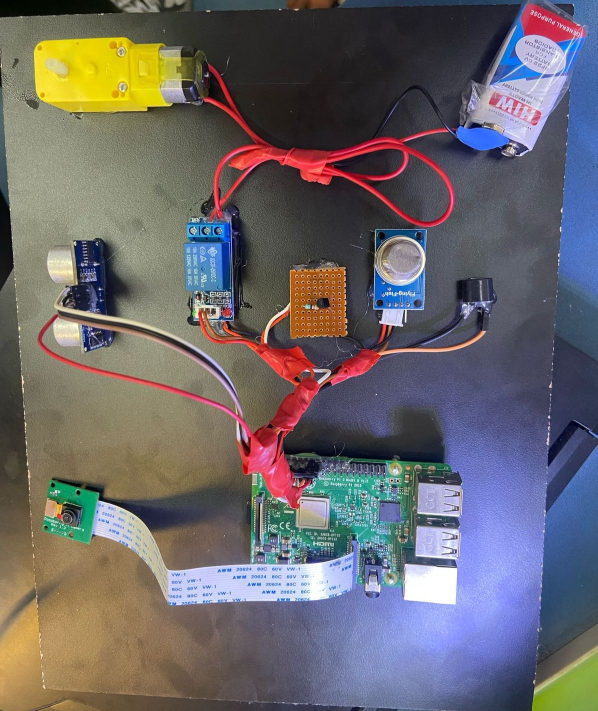
#> input picture Autonomous_IOT.jpeg, 1195 x 1422 px, given in place of the camera (shown at 1/2 size)
$ python san2.py
#> lines starting #> are read from the running program, lines starting #| are printed output that depends on the picture; after the words box and inside, x2 and y2 are one past the last pixel; in counts of white or black regions, pixels touching at a corner belong together
import cv2
import RPi.GPIO as GPIO
import numpy as np
import time

# GPIO Pins Configuration
TRIG       = 23   # Ultrasonic Trigger Pin
ECHO       = 24   # Ultrasonic Echo Pin
RELAY      = 17   # Relay Control Pin
BUZZER     = 27   # Buzzer Pin
GAS_SENSOR = 22   # Gas Sensor Pin (MQ-3)

# GPIO Setup
GPIO.setmode(GPIO.BCM)
GPIO.setup(TRIG,       GPIO.OUT)
GPIO.setup(ECHO,       GPIO.IN)
GPIO.setup(RELAY,      GPIO.OUT)
GPIO.setup(BUZZER,     GPIO.OUT)
GPIO.setup(GAS_SENSOR, GPIO.IN)   # Gas Sensor as Input

# Default State
GPIO.output(RELAY,  GPIO.HIGH)    # Relay ON initially
GPIO.output(BUZZER, GPIO.LOW)     # Buzzer OFF initially

def get_distance():
    """Measure distance using Ultrasonic Sensor"""
    GPIO.output(TRIG, True)
    time.sleep(0.00001)            # 10us pulse
    GPIO.output(TRIG, False)

    timeout    = time.time() + 1   # 1-second timeout
    start_time = None
    end_time   = None

    while GPIO.input(ECHO) == 0:
        if time.time() > timeout:
            return 999             # Timeout error
        start_time = time.time()

    timeout = time.time() + 1
    while GPIO.input(ECHO) == 1:
        if time.time() > timeout:
            return 999             # Timeout error
        end_time = time.time()
#> further down, img is the input picture: shape (1422, 1195, 3); mean B, G, R 106.1, 103, 106.9

    if start_time is None or end_time is None:
        return 999                 # Handle case where no valid reading is received

    elapsed_time = end_time - start_time
    distance     = (elapsed_time * 34300) / 2   # Convert to cm
    return round(distance, 2)

def detect_color(img):
    """Detect Red and White Colors in Camera Feed"""
    hsv = cv2.cvtColor(img, cv2.COLOR_BGR2HSV)
#> hsv: shape (1422, 1195, 3); mean H, S, V 78.9, 81.3, 129.6

    # Define Red Color Range
    lower_red1 = np.array([0,   120,  70])
    upper_red1 = np.array([10,  255, 255])
    lower_red2 = np.array([170, 120,  70])
    upper_red2 = np.array([180, 255, 255])

    # Define White Color Range
    lower_white = np.array([0,   0, 200])
    upper_white = np.array([180, 30, 255])

    # Create Color Masks
    mask_red1  = cv2.inRange(hsv, lower_red1, upper_red1)
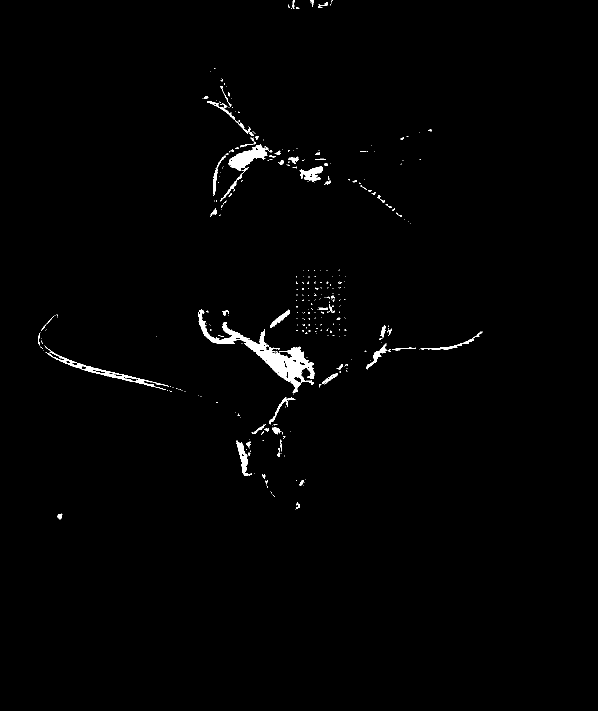
#> mask_red1: shape (1422, 1195) (shown at 1/2 size); 1.1% white; 359 white regions (296 under 20 px), largest, box (x1, y1, x2, y2) and area: (397, 619, 630, 786) 6812, (457, 289, 537, 341) 1832, (89, 691, 338, 780) 1603
    mask_red2  = cv2.inRange(hsv, lower_red2, upper_red2)
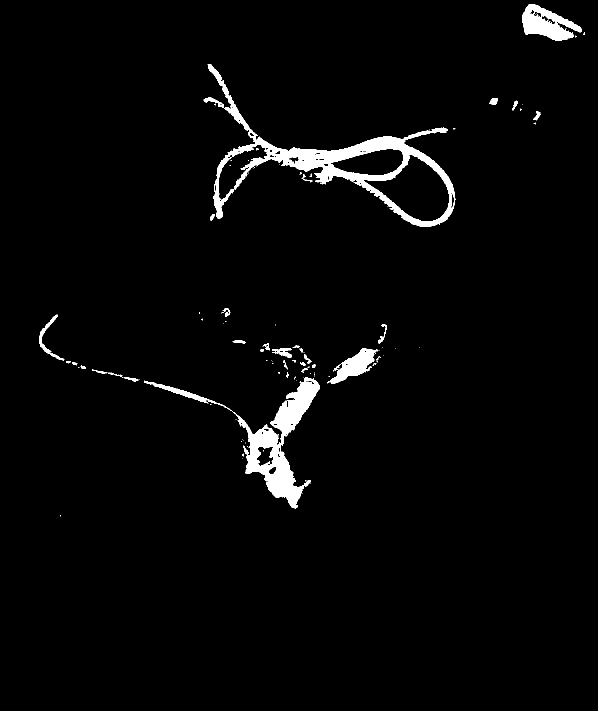
#> mask_red2: shape (1422, 1195) (shown at 1/2 size); 2.7% white; 123 white regions (86 under 20 px), largest, box (x1, y1, x2, y2) and area: (406, 128, 911, 454) 20898, (288, 761, 621, 1017) 9733, (540, 755, 640, 892) 4962
    mask_red   = mask_red1 + mask_red2
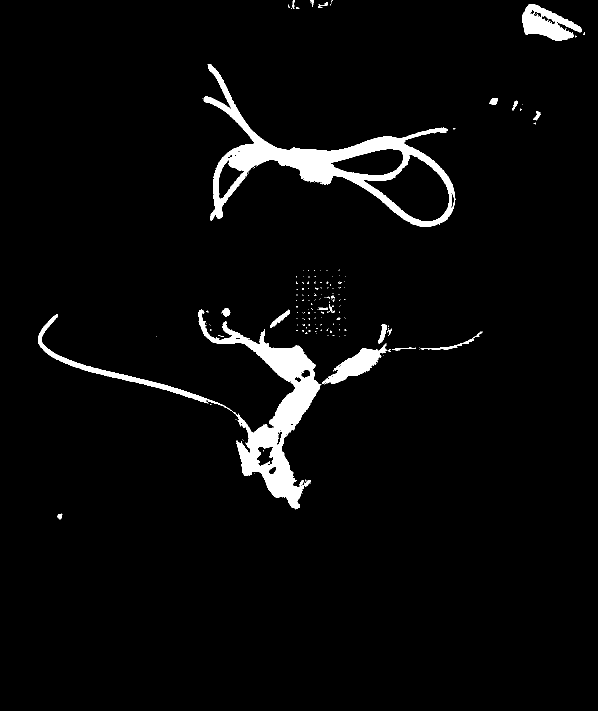
#> mask_red: shape (1422, 1195) (shown at 1/2 size); 3.8% white; 197 white regions (174 under 20 px), largest, box (x1, y1, x2, y2) and area: (76, 619, 643, 1018) 27333, (406, 128, 911, 454) 26203, (1044, 9, 1164, 82) 4629
    mask_white = cv2.inRange(hsv, lower_white, upper_white)
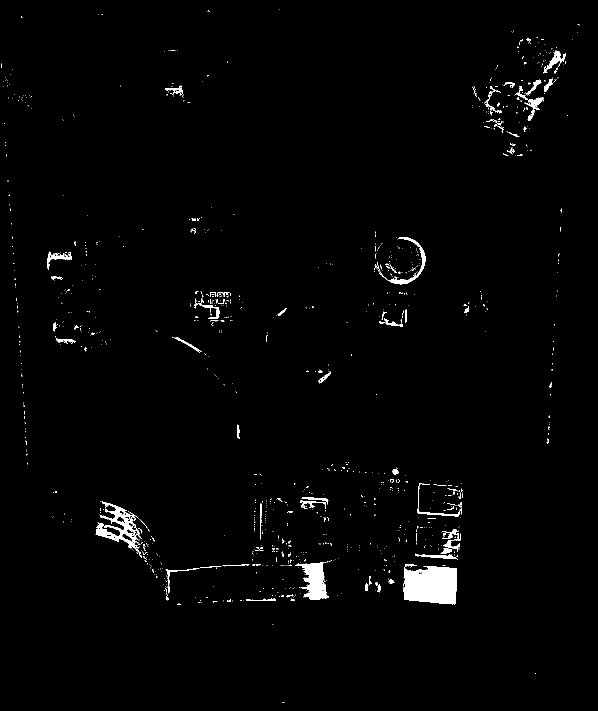
#> mask_white: shape (1422, 1195) (shown at 1/2 size); 1.5% white; 1103 white regions (1017 under 20 px), largest, box (x1, y1, x2, y2) and area: (808, 1132, 914, 1209) 6976, (191, 1003, 284, 1115) 2790, (590, 1125, 658, 1200) 2663

    red_pixels   = cv2.countNonZero(mask_red)
#> red_pixels = 64712
    white_pixels = cv2.countNonZero(mask_white)
#> white_pixels = 25078

    is_red_detected   = red_pixels   > 500
#> is_red_detected = True
    is_white_detected = white_pixels > 500
#> is_white_detected = True

    return is_red_detected, is_white_detected

if __name__ == "__main__":
    cap = cv2.VideoCapture(0)   # Initialize Camera
    cap.set(3, 640)             # Set Width
    cap.set(4, 480)             # Set Height

    try:
        while True:
            distance     = get_distance()
            gas_detected = GPIO.input(GAS_SENSOR)   # Check Gas
            print(f"Distance: {distance} cm")

            success, img = cap.read()
            if not success:
                continue

            is_red_detected, is_white_detected = detect_color(img)
#> is_red_detected = True; is_white_detected = True

            # Logic: If Distance < 15cm OR Red Color Detected OR Gas NOT Detected -> Relay OFF, Buzzer ON
            if distance < 15 or is_red_detected or not gas_detected:
                GPIO.output(RELAY,  GPIO.LOW)    # Relay OFF
                GPIO.output(BUZZER, GPIO.HIGH)   # Buzzer ON

                if is_red_detected:
                    print("Red Signal Detected -> Relay OFF")
                elif is_white_detected:
                    print("Ambulance Detected -> Relay OFF")
                elif not gas_detected:
                    print("Alcohol Detected -> Relay OFF, Buzzer ON")
            else:
                GPIO.output(RELAY,  GPIO.HIGH)   # Relay ON
                GPIO.output(BUZZER, GPIO.LOW)    # Buzzer OFF
                print("Safe Condition -> Relay ON")

            # Display on Video Feed
            cv2.putText(img, f"Distance: {distance} cm",
                        (50, 50),  cv2.FONT_HERSHEY_SIMPLEX, 1, (0, 0, 255), 2)
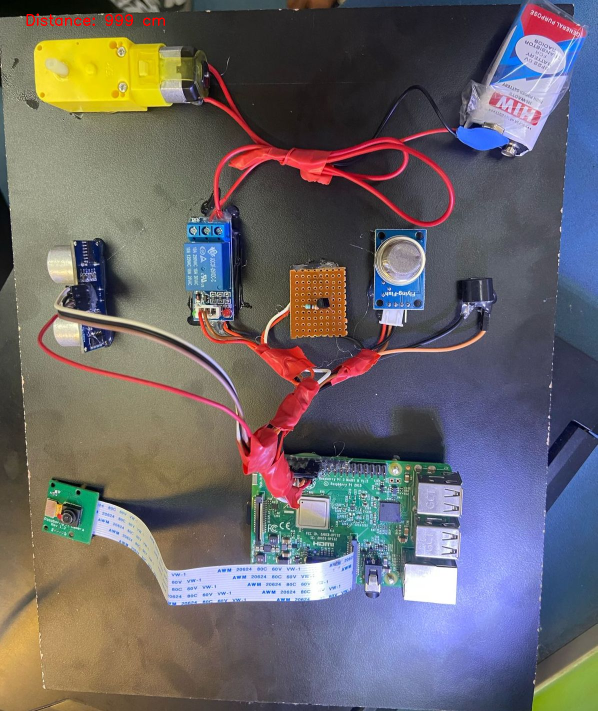
#> img: shape (1422, 1195, 3) (shown at 1/2 size); 0.11% of pixels changed, all inside (x1, y1, x2, y2) = (53, 27, 330, 52)
            if not gas_detected:
                cv2.putText(img, "Alcohol Detected",
                            (50, 100), cv2.FONT_HERSHEY_SIMPLEX, 1, (0, 0, 255), 2)

            cv2.imshow("Live Video", img)

            if cv2.waitKey(1) & 0xFF == ord('q'):   # Press 'q' to exit
#> (key q is pressed here)
                break

    finally:
        cap.release()
        cv2.destroyAllWindows()
        GPIO.cleanup()
